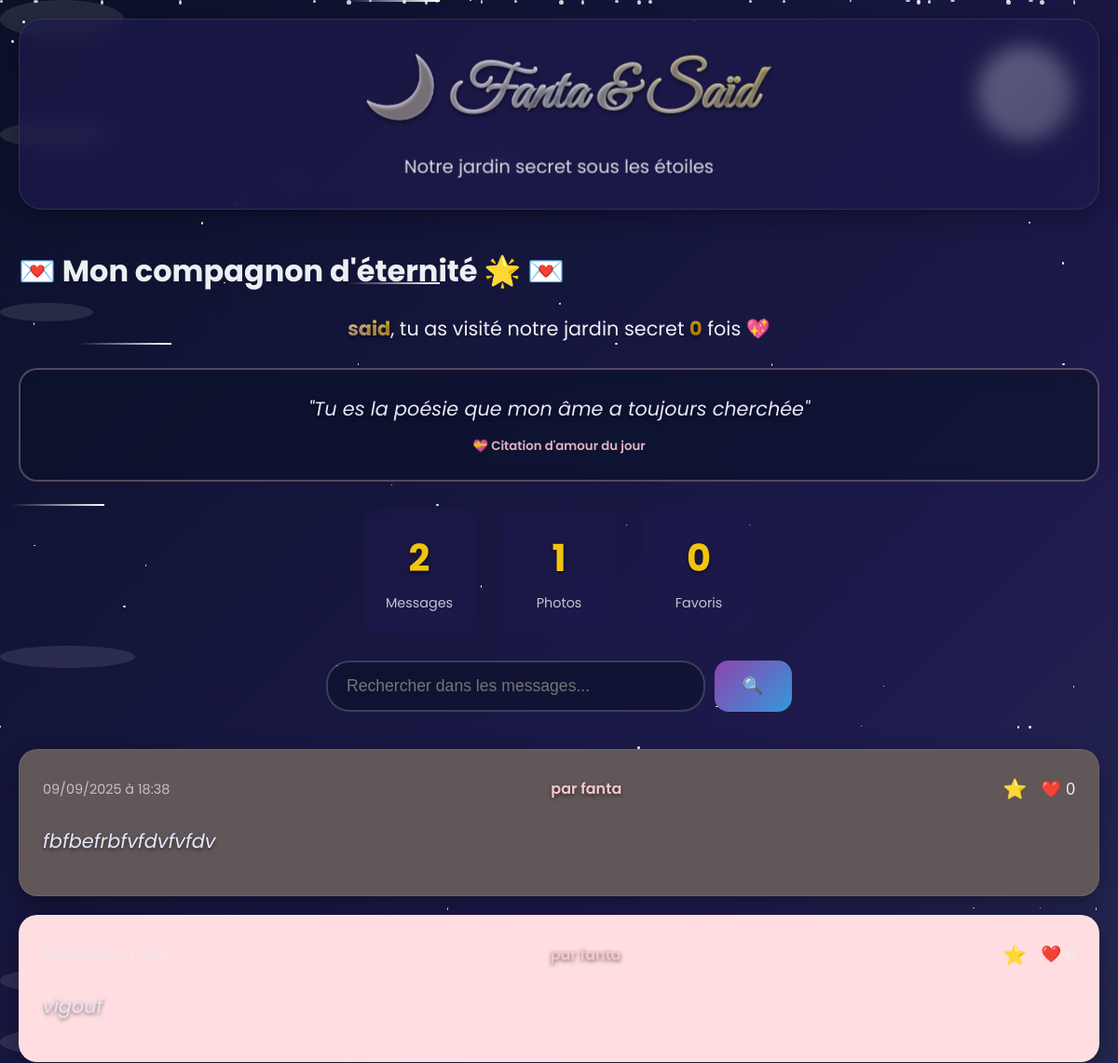
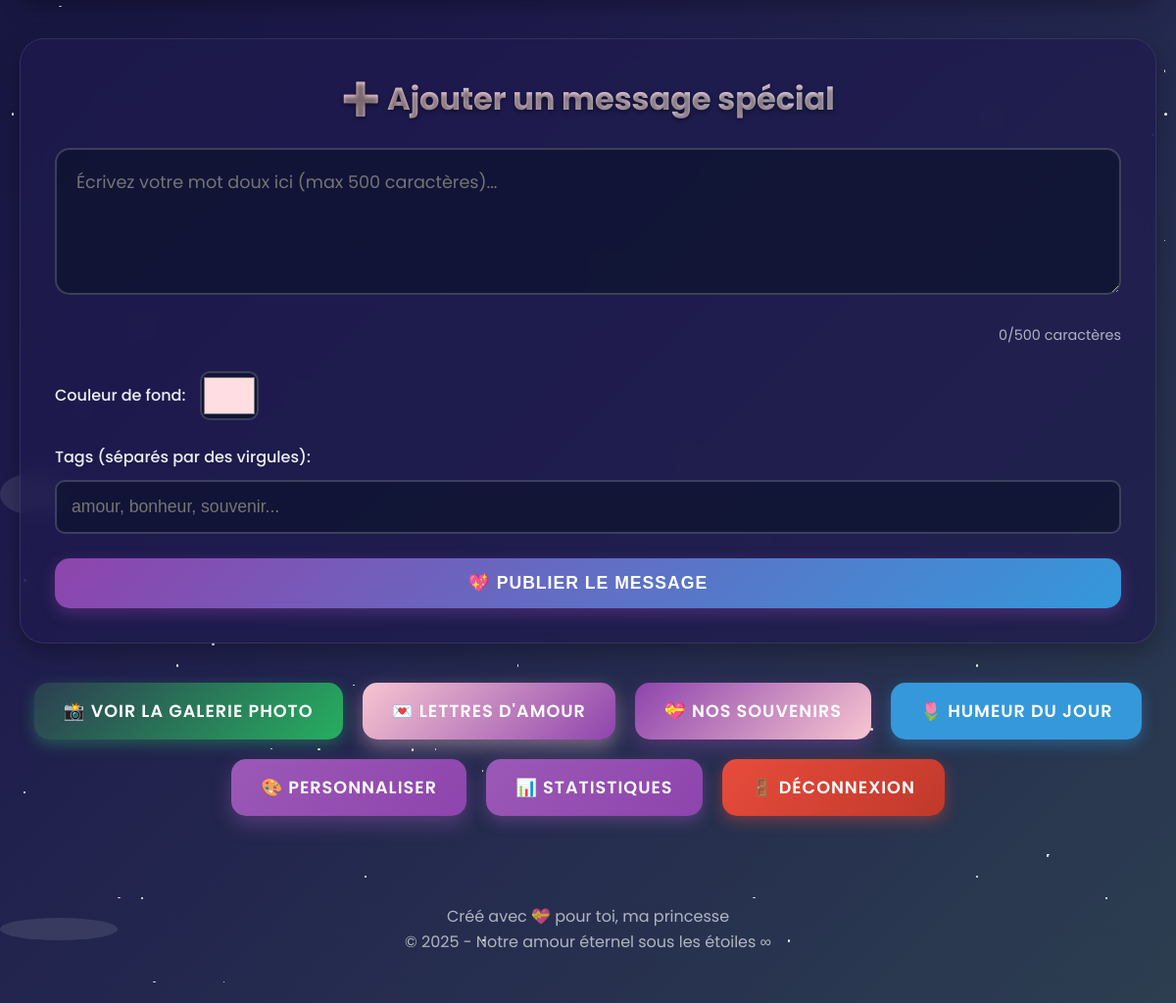
Screenshot of / (signed in) with the database file from the repository (2 pictures, top to bottom).
### app.py (models this page shows, shortened)
class User(UserMixin, db.Model):
    id = db.Column(db.Integer, primary_key=True)
    username = db.Column(db.String(50), unique=True, nullable=False)
    password_hash = db.Column(db.String(128), nullable=False)
    created_at = db.Column(db.DateTime, default=datetime.utcnow)
    last_login = db.Column(db.DateTime)
    visit_count = db.Column(db.Integer, default=0)
    favorite_color = db.Column(db.String(7), default='#ffdde1')

class Phrase(db.Model):
    id = db.Column(db.Integer, primary_key=True)
    texte = db.Column(db.String(300), nullable=False)
    date = db.Column(db.DateTime, default=datetime.utcnow)
    couleur = db.Column(db.String(20), default='#ffffff')
    est_favori = db.Column(db.Boolean, default=False)
    auteur = db.Column(db.String(50), default='Anonyme')
    likes = db.Column(db.Integer, default=0)
    tags = db.Column(db.String(200))  # Tags séparés par des virgules
    is_special = db.Column(db.Boolean, default=False)  # Messages spéciaux automatiques

### app.py (the view, shortened to what this page needs)
@app.route('/', methods=['GET', 'POST'])
@login_required
def index():
    page = request.args.get('page', 1, type=int)
    per_page = 10
    phrases = Phrase.query.order_by(Phrase.date.desc()).paginate(
        page=page, per_page=per_page, error_out=False
    )
    total_messages = Phrase.query.count()
    total_photos = Photo.query.count()
    favoris_count = Phrase.query.filter_by(est_favori=True).count()
    personal_greeting = get_personalized_greeting(current_user.username)
    love_quote = random.choice(LOVE_QUOTES)
    unread_letters = LoveLetter.query.filter_by(
        recipient=current_user.username,
        is_read=False
    ).count()
    return render_template('index.html',
                         phrases=phrases.items,
                         pagination=phrases,
                         user=current_user.username,
                         personal_greeting=personal_greeting,
                         love_quote=love_quote,
                         unread_letters=unread_letters,
                         visit_count=current_user.visit_count,
                         stats={
                             'total_messages': total_messages,
                             'total_photos': total_photos,
                             'favoris_count': favoris_count
                         })

### app.py (called while the page is built)
@login_manager.user_loader
def load_user(user_id):
    return User.query.get(int(user_id))

def get_personalized_greeting(username):
    if username == "fanta":
        return random.choice(FANTA_MESSAGES)
    elif username == "said":
        return random.choice(SAID_MESSAGES)
    return f"Bienvenue {username} 💖"

### templates/index.html (shortened to what this page needs)
{% extends "base.html" %}
{% block content %}
<div class="header-container">
    <h1>💌 {{ personal_greeting }} 💌</h1>
    <div class="user-welcome">
        <span class="username">{{ user }}</span>, tu as visité notre jardin secret <span class="visit-count">{{ visit_count }}</span> fois 💖
    </div>
    <div class="daily-quote">
        <p class="love-quote">"{{ love_quote }}"</p>
        <small>💝 Citation d'amour du jour</small>
    </div>
    <div class="stats-quick">
        <div class="stat-item">
            <span class="stat-number">{{ stats.total_messages }}</span>
            <span class="stat-label">Messages</span>
        </div>
        <div class="stat-item">
            <span class="stat-number">{{ stats.total_photos }}</span>
            <span class="stat-label">Photos</span>
        </div>
        <div class="stat-item">
            <span class="stat-number">{{ stats.favoris_count }}</span>
            <span class="stat-label">Favoris</span>
        </div>
    </div>
</div>
<div class="search-container">
    <form method="GET" action="{{ url_for('search') }}" class="search-form">
        <input type="text" name="q" placeholder="Rechercher dans les messages..." class="search-input">
        <button type="submit" class="btn btn-search">🔍</button>
    </form>
</div>
<div class="messages-container">
    {% if phrases %}
        <div class="messages-list">
            {% for phrase in phrases %}
                <div class="message-card {% if phrase.is_special %}special-message{% endif %}" style="background-color: {{ phrase.couleur }};">
                    <div class="message-header">
                        <span class="message-date">{{ phrase.date.strftime('%d/%m/%Y à %H:%M') }}</span>
                        <span class="message-author">par {{ phrase.auteur }}</span>
                        <div class="message-actions">
                            <a href="{{ url_for('toggle_favori', phrase_id=phrase.id) }}"
                               class="favorite-btn {% if phrase.est_favori %}favori{% endif %}">
                                ⭐
                            </a>
                            <button onclick="likePhrase({{ phrase.id }})" class="like-btn">
                                ❤️ <span id="likes-{{ phrase.id }}">{{ phrase.likes or 0 }}</span>
                            </button>
                        </div>
                    </div>
                    <div class="message-content">
                        {{ phrase.texte }}
                    </div>
                </div>
            {% endfor %}
        </div>
    {% else %}
        <div class="no-messages">
            <p>💝 Aucun message d'amour encore... Sois le premier à écrire quelque chose de doux !</p>
        </div>
    {% endif %}
</div>
<div class="add-message-section" id="ajouter">
    <h2>➕ Ajouter un message spécial</h2>
    <form method="POST" action="{{ url_for('index') }}" class="message-form">
        <textarea name="texte" placeholder="Écrivez votre mot doux ici (max 500 caractères)..." required maxlength="500"></textarea>
        <div class="char-counter">
            <span id="char-count">0</span>/500 caractères
        </div>
        <div class="color-picker">
            <label>Couleur de fond:</label>
            <input type="color" name="couleur" value="{{ current_user.favorite_color }}">
        </div>
        <div class="tags-input">
            <label>Tags (séparés par des virgules):</label>
            <input type="text" name="tags" placeholder="amour, bonheur, souvenir..." class="form-input">
        </div>
        <button type="submit" class="btn btn-primary">💖 Publier le message</button>
    </form>
</div>
<div class="navigation-links">
    <a href="{{ url_for('galerie') }}" class="btn btn-secondary">📸 Voir la galerie photo</a>
    <a href="{{ url_for('letters') }}" class="btn btn-romantic">💌 Lettres d'amour</a>
    <a href="{{ url_for('memories') }}" class="btn btn-memory">💝 Nos souvenirs</a>
    <a href="{{ url_for('mood') }}" class="btn btn-info">🌷 Humeur du jour</a>
    <a href="{{ url_for('personalize') }}" class="btn btn-customize">🎨 Personnaliser</a>
    <a href="{{ url_for('stats') }}" class="btn btn-accent">📊 Statistiques</a>
    <a href="{{ url_for('logout') }}" class="btn btn-logout">🚪 Déconnexion</a>
</div>
{% endblock %}

### rows the page displays
User: username "said", couleur "#ffdde1"
Phrase: date "09/09/2025 à 18:38", auteur "fanta", likes "0", texte "fbfbefrbfvfdvfvfdv"
Phrase: auteur "fanta", texte "vigouf"

### other values shown
{{ personal_greeting }} "Mon compagnon d'éternité 🌟"
{{ visit_count }} "0"
{{ stats.total_messages }} "2"
{{ stats.total_photos }} "1"
{{ stats.favoris_count }} "0"
